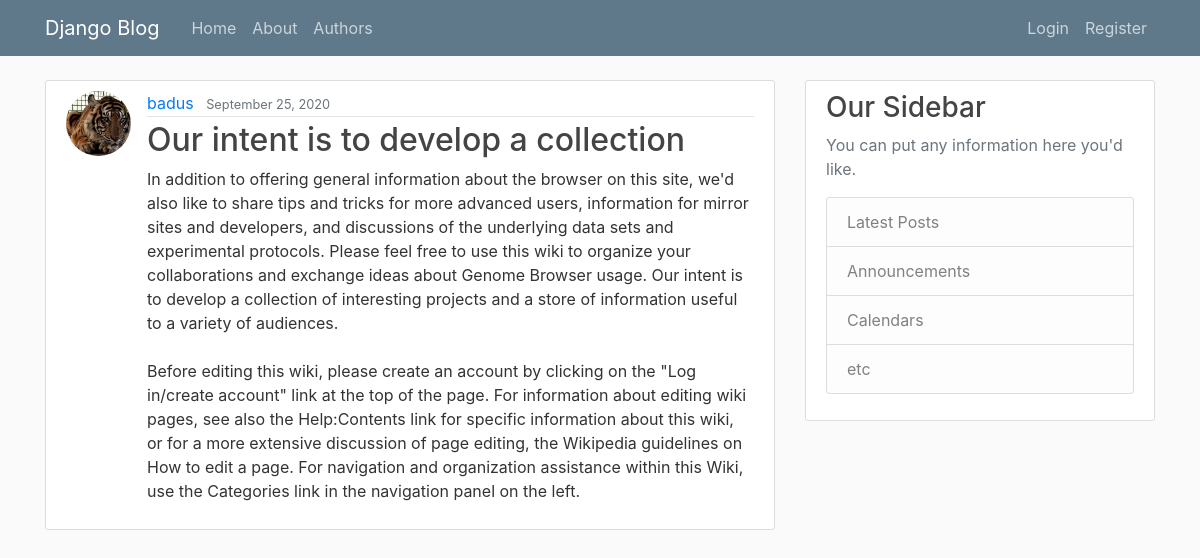
Screenshot of /post/15/ with the database file from the repository.
### blog/models.py (models this page shows, shortened)
class Post(models.Model):
    title = models.CharField(max_length=100)
    content = models.TextField()
    date_posted = models.DateTimeField(default=timezone.now)
    author = models.ForeignKey(User, on_delete=models.CASCADE)

### users/models.py (models this page shows, shortened)
class Profile(models.Model):
    user = models.OneToOneField(User, on_delete=models.CASCADE)
    image = models.ImageField(default='default.jpg', upload_to='profile_pics')

### blog/views.py (the view)
# urls.py: path('post/<int:pk>/', PostDetailView.as_view(), name='post-detail'),
class PostDetailView(DetailView):
    model = Post

### blog/templates/blog/post_detail.html (shortened to what this page needs)
{% extends "blog/base.html" %}
{% block content %}
  <article class="media content-section">
    <img class="rounded-circle article-img" src="{{ object.author.profile.image.url }}">
    <div class="media-body">
      <div class="article-metadata">
        <a class="mr-2" href="{% url 'user-posts' object.author.username %}">{{ object.author }}</a>
        <small class="text-muted">{{ object.date_posted|date:"F d, Y" }}</small>
      </div>
      <h2 class="article-title">{{ object.title }}</h2>
      <p class="article-content">{{ object.content }}</p>
    </div>
  </article>
{% endblock content %}

### blog/static/blog/main.css (style rules this page uses)
body { background: #fafafa; color: #333333; margin-top: 5rem; }
h1, h2, h3, h4, h5, h6 { color: #444444; }
.content-section { background: #ffffff; padding: 10px 20px; border: 1px solid #dddddd; border-radius: 3px; margin-bottom: 20px; }
.article-title { color: #444444; }
.article-content { white-space: pre-line; }
.article-img { height: 65px; width: 65px; margin-right: 16px; }
.article-metadata { padding-bottom: 1px; margin-bottom: 4px; border-bottom: 1px solid #e3e3e3 }

### rows the page displays
Post: author.profile.image (placeholder picture), author "badus", date_posted "September 25, 2020", title "Our intent is to develop a collection", content "In addition to offering general information about the browser on this site, we'd also like to share tips and tricks for more advanced users, information for mirror sites and developers, and discussions of the underlying data sets and experimental protocols. Please feel free to use this wiki to organize your collaborations and exchange ideas about Genome Browser usage. Our intent is to develop a collection of interesting projects and a store of information useful to a variety of audiences. Before editing this wiki, please create an account by clicking on the \"Log in/create account\" link at the top of the page. For information about editing wiki pages, see also the Help:Contents link for…"
